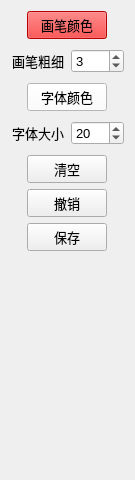
             <widget class="QWidget" name="page_5">
              <property name="geometry">
               <rect>
                <x>0</x>
                <y>0</y>
                <width>135</width>
                <height>480</height>
               </rect>
              </property>
              <attribute name="label">
               <string>          注释图片</string>
              </attribute>
              <layout class="QVBoxLayout" name="verticalLayout_5">
               <item alignment="Qt::AlignHCenter">
                <widget class="QPushButton" name="pushButton_39">
                 <property name="enabled">
                  <bool>true</bool>
                 </property>
                 <property name="font">
                  <font>
                   <pointsize>10</pointsize>
                  </font>
                 </property>
                 <property name="styleSheet">
                  <string notr="true">background-color: rgb(255, 0, 0);</string>
                 </property>
                 <property name="text">
                  <string>画笔颜色</string>
                 </property>
                </widget>
               </item>
               <item>
                <layout class="QHBoxLayout" name="horizontalLayout_5">
                 <property name="topMargin">
                  <number>4</number>
                 </property>
                 <property name="bottomMargin">
                  <number>4</number>
                 </property>
                 <item>
                  <widget class="QLabel" name="label_12">
                   <property name="enabled">
                    <bool>true</bool>
                   </property>
                   <property name="sizePolicy">
                    <sizepolicy hsizetype="Minimum" vsizetype="Preferred">
                     <horstretch>0</horstretch>
                     <verstretch>0</verstretch>
                    </sizepolicy>
                   </property>
                   <property name="font">
                    <font>
                     <pointsize>10</pointsize>
                    </font>
                   </property>
                   <property name="text">
                    <string>画笔粗细</string>
                   </property>
                   <property name="alignment">
                    <set>Qt::AlignCenter</set>
                   </property>
                   <property name="margin">
                    <number>0</number>
                   </property>
                  </widget>
                 </item>
                 <item>
                  <widget class="QSpinBox" name="spinBox_6">
                   <property name="enabled">
                    <bool>true</bool>
                   </property>
                   <property name="font">
                    <font>
                     <pointsize>10</pointsize>
                    </font>
                   </property>
                   <property name="contextMenuPolicy">
                    <enum>Qt::NoContextMenu</enum>
                   </property>
                   <property name="minimum">
                    <number>1</number>
                   </property>
                   <property name="maximum">
                    <number>20</number>
                   </property>
                   <property name="value">
                    <number>3</number>
                   </property>
                  </widget>
                 </item>
                </layout>
               </item>
               <item alignment="Qt::AlignHCenter|Qt::AlignVCenter">
                <widget class="QPushButton" name="pushButton_37">
                 <property name="enabled">
                  <bool>true</bool>
                 </property>
                 <property name="font">
                  <font>
                   <pointsize>10</pointsize>
                  </font>
                 </property>
                 <property name="styleSheet">
                  <string notr="true">background-color: rgb(255, 255, 255);</string>
                 </property>
                 <property name="text">
                  <string>字体颜色</string>
                 </property>
                </widget>
               </item>
               <item>
                <layout class="QHBoxLayout" name="horizontalLayout_6">
                 <property name="topMargin">
                  <number>4</number>
                 </property>
                 <property name="bottomMargin">
                  <number>4</number>
                 </property>
                 <item>
                  <widget class="QLabel" name="label_13">
                   <property name="enabled">
                    <bool>true</bool>
                   </property>
                   <property name="sizePolicy">
                    <sizepolicy hsizetype="Minimum" vsizetype="Preferred">
                     <horstretch>0</horstretch>
                     <verstretch>0</verstretch>
                    </sizepolicy>
                   </property>
                   <property name="font">
                    <font>
                     <pointsize>10</pointsize>
                    </font>
                   </property>
                   <property name="text">
                    <string>字体大小</string>
                   </property>
                   <property name="alignment">
                    <set>Qt::AlignCenter</set>
                   </property>
                   <property name="margin">
                    <number>0</number>
                   </property>
                  </widget>
                 </item>
                 <item>
                  <widget class="QSpinBox" name="spinBox_5">
                   <property name="enabled">
                    <bool>true</bool>
                   </property>
                   <property name="font">
                    <font>
                     <pointsize>10</pointsize>
                    </font>
                   </property>
                   <property name="contextMenuPolicy">
                    <enum>Qt::NoContextMenu</enum>
                   </property>
                   <property name="minimum">
                    <number>1</number>
                   </property>
                   <property name="maximum">
                    <number>50</number>
                   </property>
                   <property name="value">
                    <number>20</number>
                   </property>
                  </widget>
                 </item>
                </layout>
               </item>
               <item alignment="Qt::AlignHCenter">
                <widget class="QPushButton" name="pushButton_40">
                 <property name="enabled">
                  <bool>true</bool>
                 </property>
                 <property name="minimumSize">
                  <size>
                   <width>0</width>
                   <height>24</height>
                  </size>
                 </property>
                 <property name="font">
                  <font>
                   <pointsize>10</pointsize>
                  </font>
                 </property>
                 <property name="text">
                  <string>清空</string>
                 </property>
                </widget>
               </item>
               <item alignment="Qt::AlignHCenter">
                <widget class="QPushButton" name="pushButton_35">
                 <property name="enabled">
                  <bool>true</bool>
                 </property>
                 <property name="minimumSize">
                  <size>
                   <width>75</width>
                   <height>0</height>
                  </size>
                 </property>
                 <property name="font">
                  <font>
                   <pointsize>10</pointsize>
                  </font>
                 </property>
                 <property name="toolTip">
                  <string>快捷键Ctrl+Z</string>
                 </property>
                 <property name="text">
                  <string>撤销</string>
                 </property>
                 <property name="icon">
                  <iconset>
                   <normaloff>images/undo.png</normaloff>images/undo.png</iconset>
                 </property>
                 <property name="iconSize">
                  <size>
                   <width>16</width>
                   <height>16</height>
                  </size>
                 </property>
                </widget>
               </item>
               <item alignment="Qt::AlignHCenter">
                <widget class="QPushButton" name="pushButton_36">
                 <property name="enabled">
                  <bool>true</bool>
                 </property>
                 <property name="minimumSize">
                  <size>
                   <width>75</width>
                   <height>0</height>
                  </size>
                 </property>
                 <property name="font">
                  <font>
                   <pointsize>10</pointsize>
                  </font>
                 </property>
                 <property name="toolTip">
                  <string>快捷键Ctrl+S</string>
                 </property>
                 <property name="text">
                  <string>保存</string>
                 </property>
                 <property name="icon">
                  <iconset>
                   <normaloff>images/icon_30.png</normaloff>images/icon_30.png</iconset>
                 </property>
                 <property name="iconSize">
                  <size>
                   <width>16</width>
                   <height>16</height>
                  </size>
                 </property>
                </widget>
               </item>
               <item>
                <spacer name="verticalSpacer_2">
                 <property name="orientation">
                  <enum>Qt::Vertical</enum>
                 </property>
                 <property name="sizeHint" stdset="0">
                  <size>
                   <width>20</width>
                   <height>40</height>
                  </size>
                 </property>
                </spacer>
               </item>
              </layout>
             </widget>
